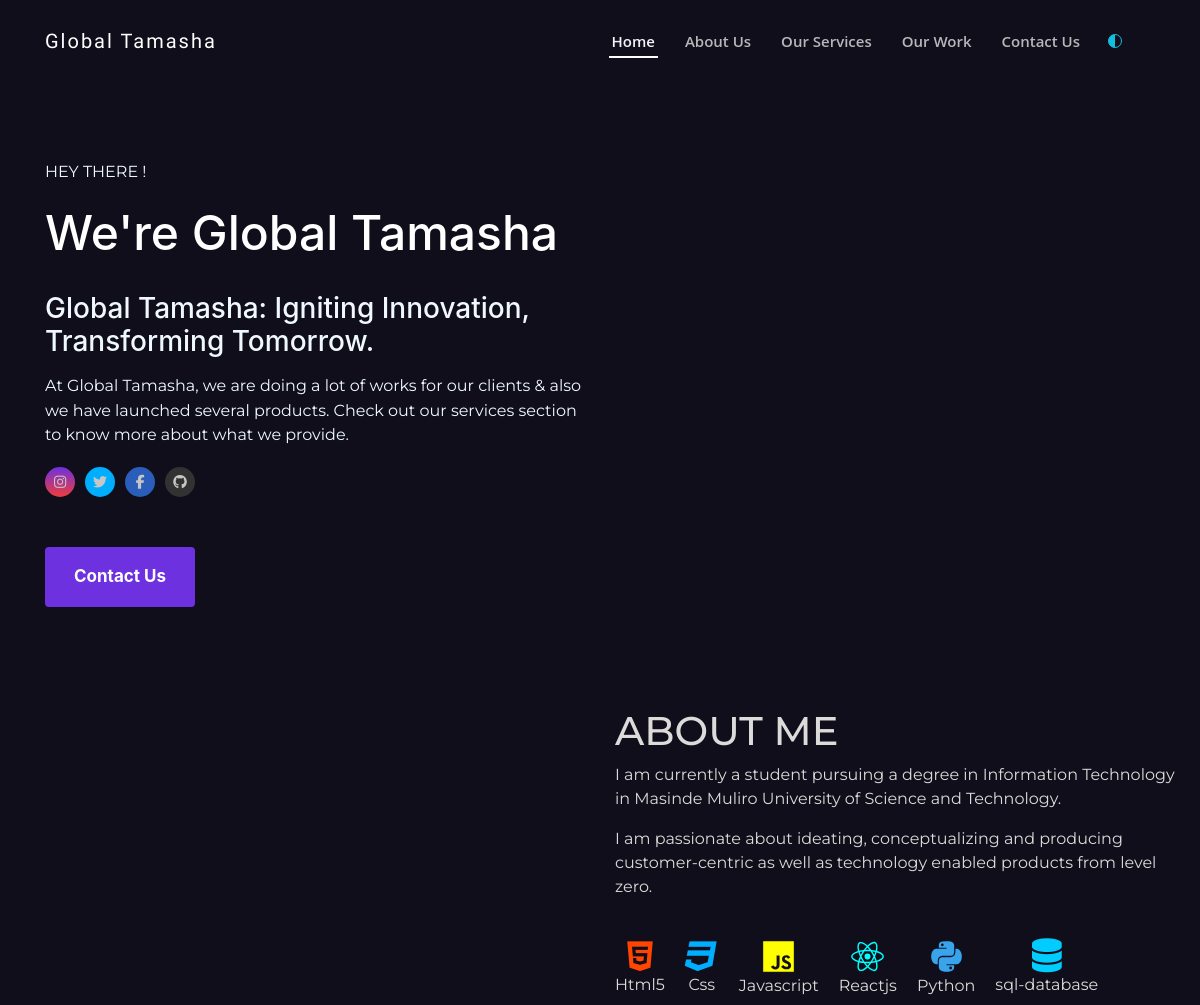
Before: / (upper part) with the older database file.
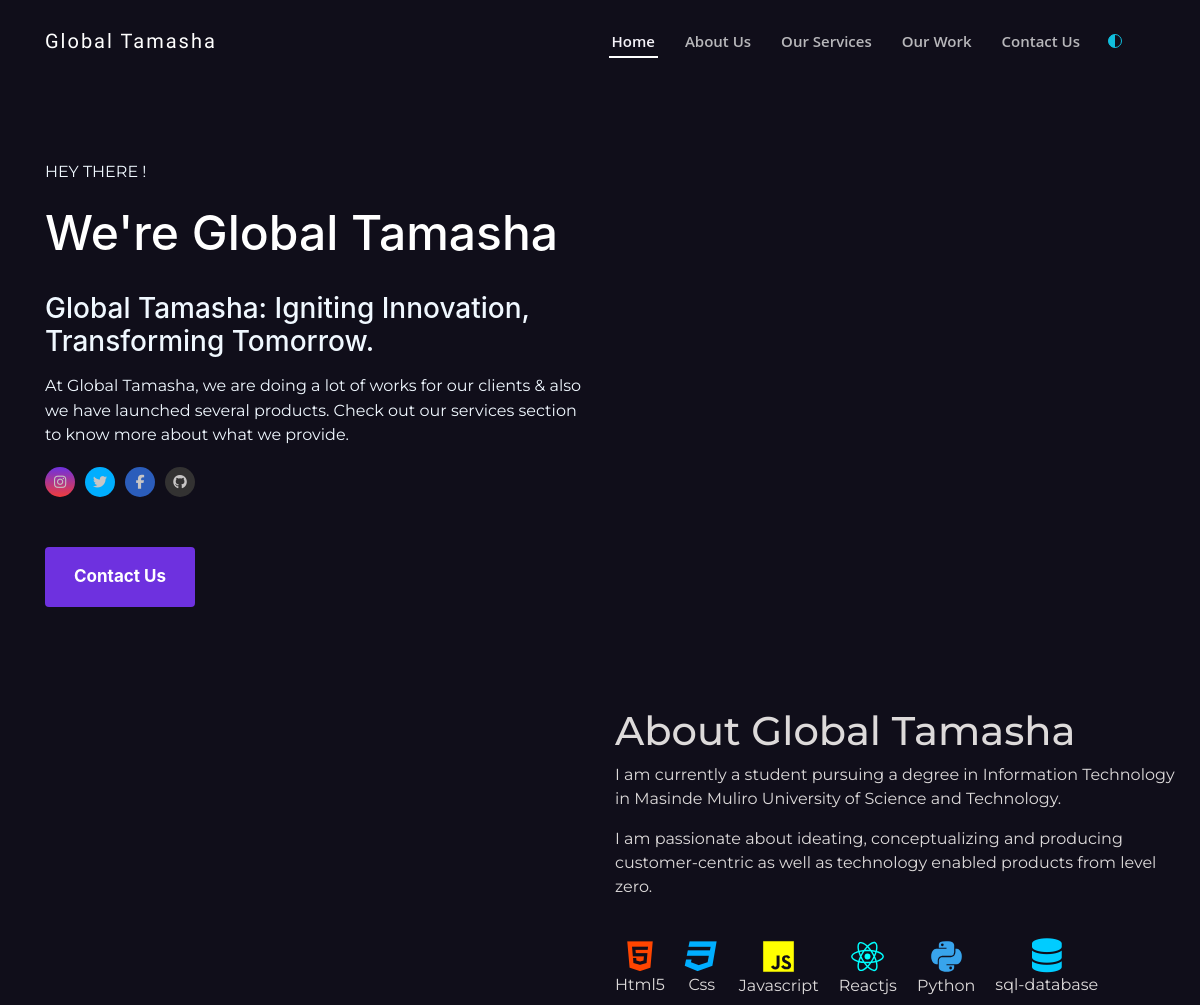
After: the same page with the newer database file.
### feeds/models.py (models this page shows, shortened)
class PersonalInformation(models.Model):
    name_complete = models.CharField(max_length=50, blank=True, null=True)
    avatar = models.URLField(blank=True, null=True)
    mini_about = models.TextField(blank=True, null=True)
    address = models.CharField(max_length=100, blank=True, null=True)
    phone = models.CharField(max_length=20, blank=True, null=True)
    email = models.EmailField(max_length=255, blank=True, null=True)
    cv = models.FileField(upload_to='cv', blank=True, null=True)
    github = models.URLField(blank=True, null=True)
    linkedin = models.URLField(blank=True, null=True)
    facebook = models.URLField(blank=True, null=True)
    twitter = models.URLField(blank=True, null=True)
    instagram = models.URLField(blank=True, null=True)
    mycv = models.URLField(blank=True, null=True)

class About(models.Model):
    title = models.CharField(max_length=20, blank=True, null=True)
    description1 = models.TextField(blank=False, null=True)
    description2 = models.TextField(blank=False, null=True)
    about_avatar = models.URLField(blank=True, null=True)

### feeds/views.py (the view)
# urls.py: path('',views.home_page,name="main_home" )
def home_page(request):
    myinfo = PersonalInformation.objects.all()
    myabout = About.objects.all()
    myskills = Projects.objects.all()
    skills = Skills.objects.all()
    context = {
        "info": myinfo,
        "about": myabout,
        "skills": myskills,
        "know": skills
    }
    return render(request, 'home_page.html', context)

### feeds/templates/home_page.html (shortened to what this page needs)
{% load static %}
<!DOCTYPE html>
<html lang="en">
<head>
    <link rel="stylesheet" href="https://unpkg.com/aos@next/dist/aos.css" />
    <link rel="stylesheet" href="https://code.ionicframework.com/ionicons/2.0.1/css/ionicons.min.css">
    <link rel="stylesheet" href="https://unicons.iconscout.com/release/v4.0.0/css/line.css">
    <link rel="stylesheet" href="https://allyoucan.cloud/cdn/icofont/1.0.1/icofont.css">
    <link href='https://cdn.jsdelivr.net/npm/boxicons@2.0.5/css/boxicons.min.css' rel='stylesheet'>
    <link rel="stylesheet" href="https://stackpath.bootstrapcdn.com/bootstrap/4.3.1/css/bootstrap.min.css">
    <link rel="stylesheet" href="{% static 'css/main.css' %}">
</head>
<body data-aos-easing="ease" data-aos-duration="1500" data-aos-delay="0">
    <header id="header" class="fixed-top ">
        <div class="container-fluid  navbur">
            <div class="navi">
                <div class="col-xl-9 d-flex align-items-center lefty">
                    <h1 class="logo mr-auto"><a href="#">Global Tamasha</a></h1>
                    <nav class="nav-menu d-none d-lg-block float-right">
                        <ul>
                            <li class="active"><a href="#home">Home</a></li>
                            <li><a href="#about">About Us</a></li>
                            <li><a href="#skills">Our Services</a></li>
                            <li><a href="#work">Our Work</a></li>
                            <li><a href="#contact">Contact Us</a></li>
                            <div class="invert pl-4 " id="theme-button">
                                <ion-icon name='contrast-outline' style="color:rgb(17, 190, 221)"></ion-icon>
                            </div>
                        </ul>
                    </nav>
                </div>
            </div>
        </div>
    </header>
    <section class=" descript "  id="home">
        <div class="container ">
            <div class="small-container ">
                <div class="row">
                    <div class="col-md-6 initial-0 aos-init " data-aos="zoom-in" data-aos-delay="200">
                        <p id="hey">HEY THERE !</p>
                        {% for infor in info %}
                        <h1 id="name">We're <span>{{infor.name_complete}}</span> </h1>
                        <h3> Global Tamasha: Igniting Innovation, Transforming Tomorrow. </h3>
                        <p> {{infor.mini_about}}</p>
                        <div class="social">
                            <a href="{{infor.instagram}}"> <i class="fa fa-instagram"></i></a>
                            <a href="{{infor.twitter}}"> <i class="fa fa-twitter"></i></a>
                            <a href="{{infor.facebook}}"><i class="fa fa-facebook-f" style="background: #4974c5 "></i>
                           </a>
                            <a href="{{infor.github}}"><i class="fa fa-github"></i>
                            </a>
                        </div>
                        <div class="button">
                            <a href="mailto:{{infor.email}}"> <button class="main-button2">Contact Us   </button></a>
                        </div>
                    </div>
                    <div class="col-md-6 initial-1 aos-init" data-aos="zoom-in" data-aos-delay="300">
                    </div>
                    {% endfor %}
                </div>
            </div>
        </div>
    </section>
    <section class="about its-me " id="about">
        <div class="container2">
            <div class="small-container2 ">
                <div class="row2 initial-3">
                    {% for aboutme in about %}
                    <div class="col-md-6 aos-init" data-aos="fade-up-right" data-aos-delay="700">
                    </div>
                    <div class="col-md-6 initial-4">
                        <div class="title aos-init" data-aos="zoom-in" data-aos-delay="200">
                            <h1>{{aboutme.title}}</h1>
                        </div>
                        <p data-aos="zoom-in" data-aos-delay="200" class="aos-init">{{aboutme.description1}}</p>
                        <p data-aos="zoom-in" data-aos-delay="200" class="aos-init">{{aboutme.description2}}</p>
                        <div class="icons aos-init" data-aos="zoom-in" data-aos-delay="300">
                            <div> <i class="fa fa-html5"></i>
                                <p>Html5</p>
                            </div>
                            <div> <i class="fa fa-css3 " aria-hidden=”true”></i>
                                <p>Css</p>
                            </div>
                            <div>
                                <ion-icon name="logo-javascript" style="color: yellow;font-size:35px"></ion-icon>
                                <p>Javascript</p>
                            </div>
                            <div>
                                <ion-icon name="logo-react" style="color: cyan;font-size:35px"></ion-icon>
                                <p>Reactjs</p>
                            </div>
                            <div>
                                <ion-icon name="logo-python" style="color: #38a4ec;font-size:35px"></ion-icon>
                                <p>Python</p>
                            </div>
                            <div> <i class="fa fa-database"></i>
                                <p>sql-database</p>
                            </div>
                        </div>
                        {% endfor %}
                    </div>
                </div>
            </div>
        </div>
    </section>
</body>
</html>

### static/css/main.css (style rules this page uses)
body { background: #100e1a !important; overflow-x: hidden; transition: all 0.5s ease !important; }
html { scroll-behavior: smooth; }
li { list-style: none; }
a { text-decoration: none !important; }
#header { transition: all 0.5s; z-index: 997; }
#header .logo { font-size: 32px; margin: 0; padding: 0; line-height: 1; font-weight: 400; letter-spacing: 2px; font-family: Meddon, cursive; font-size: 20px !important; }
#header .logo a { color: #fff; }
.navi { max-width: 1200px !important; margin: auto; justify-content: space-between !important; padding-left: 30px; padding-right: 30px; }
.lefty { width: 100% !important; max-width: 1350px !important; margin: auto !important; display: flex !important; }
.navbur { background: #1d1836 !important; background: #100e1a !important; padding: 20px 0; transition: all 0.5s ease !important; }
nav { display: flex !important; float: right; }
.nav-menu ul { margin: 0; padding: 0; list-style: none; }
.nav-menu > ul { display: flex; }
.nav-menu > ul > li { position: relative; white-space: nowrap; padding: 10px 0 10px 24px; }
.nav-menu a { display: block; position: relative; color: rgba(255, 255, 255, 0.7); transition: 0.3s; font-size: 15px; font-weight: 600; padding: 0 3px; font-family: "Open Sans", sans-serif; }
.nav-menu > ul > li > a:before { content: ""; position: absolute; width: 100%; height: 2px; bottom: -5px; left: 0; background-color: #fff; visibility: hidden; width: 0; transition: all 0.3s ease-in-out 0s; }
.nav-menu .active > a:before, .nav-menu a:hover:before, .nav-menu li:hover > a:before { visibility: visible; width: 100%; }
.nav-menu .active > a, .nav-menu a:hover, .nav-menu li:hover > a { color: #fff !important; }
.mobile-nav { position: fixed; top: 55px; right: 15px; bottom: 15px; left: 15px; z-index: 9999; overflow-y: auto; background: #fff; transition: ease-in-out 0.2s; opacity: 0; visibility: hidden; border-radius: 10px; padding: 10px 0; }
.mobile-nav * { margin: 0; padding: 0; list-style: none; }
.mobile-nav a { display: block; position: relative; color: #2c4964; padding: 10px 20px; font-weight: 500; outline: 0; }
.nav-menu .active > a, .nav-menu li:hover > a { color: #f4f2f8 !important; text-decoration: none; }
.descript { margin-top: 160px !important; }
.initial-0 { color: #f0f8ff; }
.initial-0 h1 { margin-bottom: 30px; color: #fff; font-size: 3rem !important; }
.initial-0 #hey { margin-bottom: 20px !important; }
.initial-0 h3 { margin-bottom: 10px; }
.initial-0 p { font-size: 16px; }
.button { margin-top: 20px; }
.initial-0 button { height: 60px !important; border-radius: 4px; border: none; width: 150px; background: #6e31df; font-size: 17px; color: #fff; padding: 0 !important; margin: 0; font-weight: 700; cursor: pointer; outline: 0; transition: 0.8s; }
.button a { text-decoration: none; color: #fff; }
.social { margin-top: 20px; margin-bottom: 50px; }
.social i { margin-right: 10px; font-size: 20px; color: #c7c5c5; }
.its-me { margin-top: 100px; }
.about .row2 { margin-top: 30px; display: flex; max-width: 1200px; margin: auto; align-items: center; flex-wrap: wrap-reverse; justify-content: space-around; color: #dddada; font-family: Montserrat, sans-serif; }
.about .icons { margin-top: 40px; display: flex; flex-wrap: wrap; align-items: center; }
.about .icons div { display: flex; flex-direction: column; justify-content: center; align-items: center; margin-right: 20px; }
.icons i { font-size: 34px; }
.invert { display: flex; justify-content: center; align-items: center; }
a { text-decoration: none; }
.fa-twitter { background: #00aeff !important; }
.fa-instagram { background: linear-gradient(#6e31df, #f03c3c) !important; }
.fa-github { background: #333232 !important; }
.fa-facebook-f { background: #2b5dbb !important; }
.social { display: flex; align-items: center; }
.social i { background: #f3f2f2; display: flex; justify-content: center; align-items: center; border-radius: 200px; width: 30px; height: 30px; font-size: 14px; transition: all 0.5s; }
.icons i, ion-icon { cursor: pointer; }
.fa-html5 { color: #ff4500; }
.fa-css3 { color: #00aeff; }
.fa-database { color: #0cf; }
p { font-family: Montserrat, sans-serif !important; }

Changed rows visible on the page:
changed About: title "ABOUT ME" → "About Global Tamasha"
